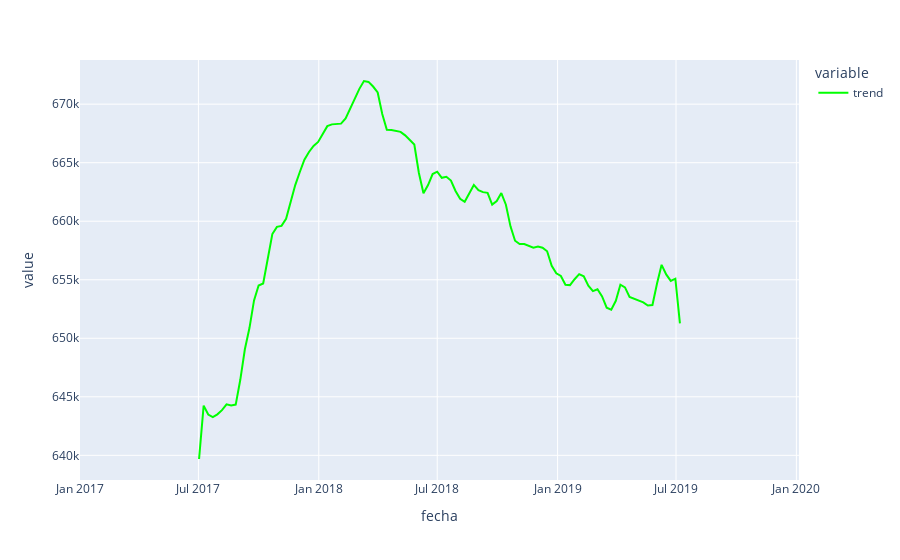

Source (notebook cell):
### Code cell
from statsmodels.tsa.seasonal import seasonal_decompose

result2 = seasonal_decompose(semanal2, model='additive', period=(int(365/7)))
grafico2 = px.line(result2.trend)
grafico2['data'][0]['line']['color']='rgb(0, 255, 0)'
grafico2.show()

### Figure 1 — Plotly figure (JSON) as saved in the notebook; plotly's stock layout.template omitted (floating-point values rounded to 4 significant figures; data arrays with more than 128 entries replaced by an {"elided": "..."} marker saying what was removed)
{"data": [{"hovertemplate": "variable=trend<br>fecha=%{x}<br>value=%{y}<extra></extra>", "legendgroup": "trend", "line": {"color": "rgb(0, 255, 0)", "dash": "solid"}, "marker": {"symbol": "circle"}, "mode": "lines", "name": "trend", "orientation": "v", "showlegend": true, "type": "scatter", "x": {"elided": "158 str values"}, "xaxis": "x", "y": {"elided": "158 float values"}, "yaxis": "y"}], "layout": {"legend": {"title": {"text": "variable"}, "tracegroupgap": 0}, "margin": {"t": 60}, "xaxis": {"anchor": "y", "domain": [0, 1], "title": {"text": "fecha"}}, "yaxis": {"anchor": "x", "domain": [0, 1], "title": {"text": "value"}}}}
